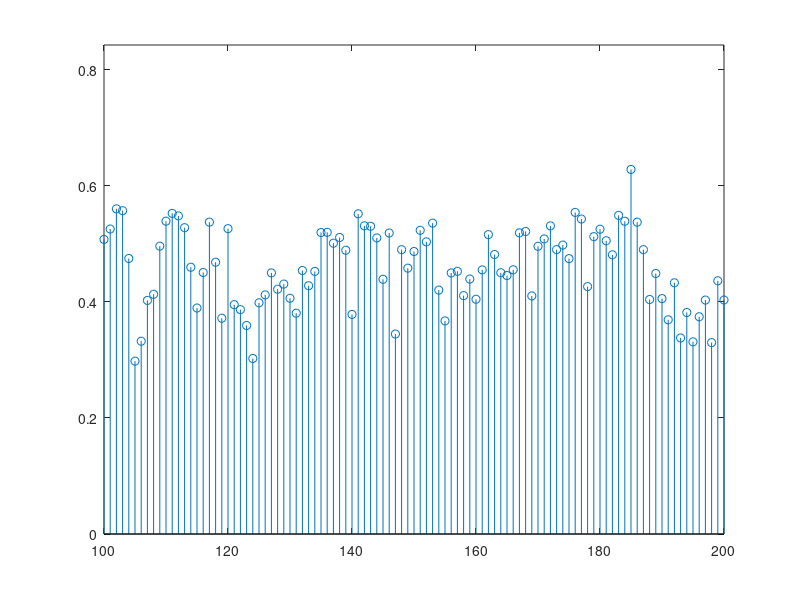

This figure's MATLAB source: (Note: this script raises an error after producing the figure.)
load('data_122minutes')

figure('color','w');
stem(coh)
axis tight;
xlim([100 200])

% load in data_20min to keep working

%% coherence magnitudes 
coh(1) = [];

% plot the histogram of coherence magnitudes
figure('color','w')
h_og = histogram(coh,'FaceColor',[.6 .6 .6]); hold on;
h_og.FaceColor = [.6 .6 .6];
% zscore coherence
zscoredCoh = zscore(coh);
% remove first calculation
% get 1 std
cohHighStd = coh(zscoredCoh > 1);
cohHighVal = coh(dsearchn(zscoredCoh',1));
% plot
h_highS = histogram(cohHighStd,'FaceColor',[0 .6 0]);
h_highS.BinWidth = h_og.BinWidth;
% get -1std
cohLowStd = coh(zscoredCoh < -1);
cohLowVal = coh(dsearchn(zscoredCoh',-1));
% plot
h_lowS = histogram(cohLowStd,'FaceColor','r');
h_lowS.BinWidth = h_og.BinWidth;
box off;
legend(['All data'],['High Thresh. (1std = ',num2str(cohHighVal),')'],['Low Thresh. (-1std = ',num2str(cohLowVal),')'])
ylabel('Iteration')
xlabel('Coherence magnitude')

% chance of observing high/low coh
figure('color','w'); hold on;
prob_high = numel(cohHighStd)/numel(coh);
prob_low  = numel(cohLowStd)/numel(coh);
bar(1,prob_high,'FaceColor',[0 .6 0]);
bar(2,prob_low,'FaceColor','r');
ylabel('p(coherence)')
axes = gca;
axes.XTick = [ 1 2 ];
axes.XTickLabel = [{'High Coherence'} {'Low Coherence'}]
axes.XTickLabelRotation = 45;

%% coherence durations

% each sample is sampled at .25 seconds, therefore, if the size is 1, it
% was sampled at .25, if size is 2, then 0.5, etc..

% get sizes of timeStamps - to use cellfun2, run Startup in pipeline
timeSizes = cell2mat(cellfun2(timeStamps,'size',{'2'}));

% max of 
[maxTime, maxLoc] = max(timeSizes);

% convert to seconds
timeConv = zeros(size(timeSizes));
prob_observe = [];
for i = 1:maxTime
    timeConv(timeSizes == i) = i*amountOfData;
    
    % get p(i)
    prob_observe(i) = numel(find(timeSizes == i))/numel(timeConv);
end

% histogram of sampled times
figure('color','w')
plot(prob_observe,'k','LineWidth',2)
box off
ylabel('Coherence Magnitude')
xlabel('Duration Possibilities (ms)')
axes = gca;
axes.XTick = [1:maxTime];
for i = 1:maxTime
    axes.XTickLabel{i} = i*amountOfData;
end
axes.XTickLabelRotation = 45;

    
%% script function

% remove the very first 2 events, they will be excluded anyway. They take
% too long bc of initializing stuff
outtoc(1:2)=[];
outtoc_ms = outtoc*1000; % to ms
figure('color','w');
histogram(outtoc_ms);
ylabel('Number of streaming events')
xlabel('Time (ms) to stream and calculate coherence')
box off
title(['Events streamed at a rate of ', num2str(amountOfData),' seconds'])

figure('color','w')